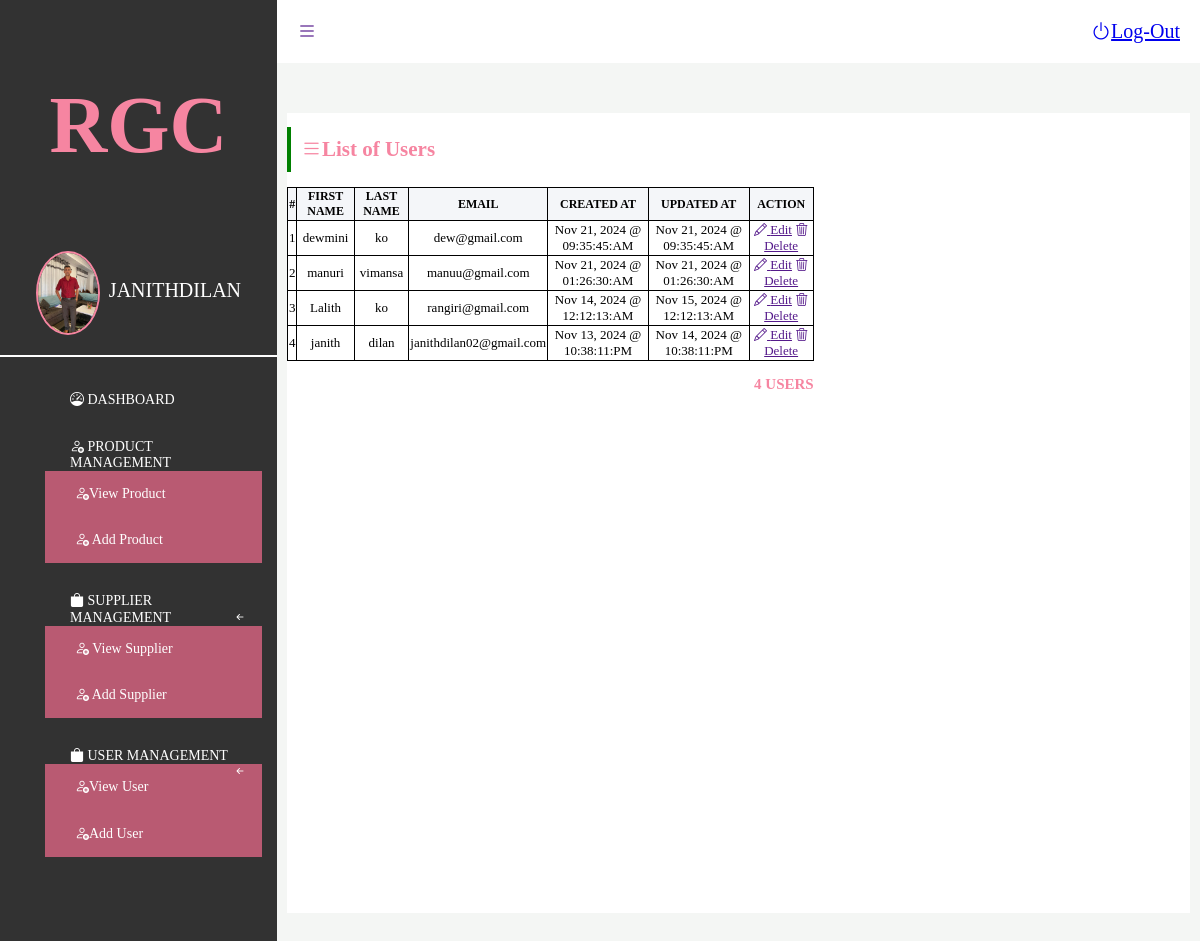
Page /productView.php (signed in) on the committed database.
### tables this page shows
CREATE TABLE `users` (
  `id` int(11) NOT NULL,
  `first_name` varchar(50) NOT NULL,
  `last_name` varchar(50) NOT NULL,
  `password` varchar(50) NOT NULL,
  `email` varchar(50) NOT NULL,
  `created_at` datetime NOT NULL,
  `updated_at` datetime NOT NULL
);

### database/users-show.php (called while the page is built, shortened)
<?php
include('connection.php');
$stmt = $conn->prepare("SELECT * FROM users ORDER BY created_at DESC");
$stmt->execute();
return $stmt->fetchAll();

### productView.php (the view, shortened to what this page needs)
<?php
$user=$_SESSION['user'];
$users = include('database/users-show.php');
?>
<!DOCTYPE html>
<html>
    <head>
        <link rel="stylesheet" type="text/css" href="css/login.css?v=1.0">
        <link rel="stylesheet" type="text/css" href="css/login2.css?v=<?= time();?>">
        <link rel="stylesheet" type="text/css" href="css/usertable.css?v=1.0">
        <link rel="stylesheet" href="https://cdnjs.cloudflare.com/ajax/libs/bootstrap-icons/1.10.5/font/bootstrap-icons.min.css">
        <link rel="stylesheet" href="https://cdnjs.cloudflare.com/ajax/libs/bootstrap3-dialog/1.35.4/css/bootstrap-dialog.min.css" />
    </head>
    <body>
    <div id="dashboardMainContainer">
        <?php include('partials/app-sidebar.php')?>
        <div class="dashboard_content_container" id="dashboard_content_container">
        <?php include('partials/app-topnav.php')?>
            <div class="dashboard_content">
                <div class="dashboard_content_main">
                <div class="row">
                    <div class="column column-7">
                    <h1 class="section_header"><i class="bi bi-list"></i>List of Users</h1>
                    <div class="section_content">
                        <div class="users">
                            <table>
                                <thead>
                                    <tr>
                                        <th>#</th>
                                        <th>First Name</th>
                                        <th>Last Name</th>
                                        <th>Email</th>
                                        <th>Created At</th>
                                        <th>Updated At</th>
                                        <th>Action</th>
                                    </tr>
                                </thead>
                                <tbody>
                                    <?php
                                    foreach($users as $index => $user){?>
                                     <tr>
                                        <td><?=$index + 1 ?></td>
                                        <td class="firstName"><?=$user['first_name']?></td>
                                        <td class="lastName"><?=$user['last_name']?></td>
                                        <td class="email"><?=$user['email']?></td>
                                        <td><?= date('M d, Y @ h:i:s:A',strtotime($user['created_at']))?></td>
                                        <td><?= date('M d, Y @ h:i:s:A',strtotime($user['updated_at']))?></td>
                                        <td>
                                            <a href="" class="updateUser" ><i class="bi bi-pencil"></i> Edit</a>
                                            <a href="" class="deleteUser" data-userid="<?=$user['id'] ?>" data-fname="<?=$user['first_name'] ?>" data-lname="<?=$user['last_name'] ?>" ><i class="bi bi-trash3"></i> Delete</a>
                                        </td>
                                     </tr>
                                    <?php } ?>
                                </tbody>
                            </table>
                            <p class="userCount"><?= count($users) ?> Users</p>
                        </div>
                    </div>
                    </div>
                </div>
            </div>
            </div>
        </div>
    </div>
    </body>
</html>

### partials/app-sidebar.php (shortened to what this page needs)
<link rel = "stylesheet" href= "css/sidebar.css">
<div class="dashboard_sidebar" id="dashboard_sidebar">
            <h3 class="dashboard_logo" id="dashboard_logo">RGC</h3>
            <div class="dashboard_sidebar_user">
                <img src="images/whats22.png" alt="user image" id="userimage" />
                <span><?= $user['first_name'].''.$user['last_name'] ?></span>
            </div>
    <div class="dashboard_sidebar_menu">
            <ul class="dashboard_menu_lists">
                <li>
                        <a href="./dashboard.php"><i class="bi bi-speedometer"></i><span class="menuText">  Dashboard</span> </a>
                    </li>
                    <li>
                        <a href="#x"><i class="bi bi-person-add"></i> <span class="menuText"> Product Management</span></a>
                        <ul class = "subMenus">
                            <li>
                                <a class = "subMenuLink" href="./productView.php"><i class = "bi bi-person-add"></i><span class ="menuText">View Product</span></a>
                            </li>
                            <li>
                                <a class = "subMenuLink" href ="./productAdd.php"><i class = "bi bi-person-add"></i><span class ="menuText"> Add Product</span></a>
                            </li>
                        </ul>
                    </li>
                    <li>
                        <a href="#"><i class="bi bi-bag-fill"></i> <span class="menuText"> Supplier Management</span><i class="bi bi-arrow-left-short up"></i></a>
                        <ul class = "subMenus">
                            <li>
                                <a class = "subMenuLink" href="./viewSupplier.php"><i class="bi bi-person-add"></i><span class="menuText"> View Supplier</span></a>
                            </li>
                            <li>
                                <a class = "subMenuLink" href="./addSupplier.php"> <i class = "bi bi-person-add"></i> <span class = "menuText"> Add Supplier</span></a>
                            </li>
                        </ul>
                    </li>
                    <li>
                        <a href ="#"><i class = "bi bi-bag-fill"></i> <span class = "menuText">User Management</span><i class = "bi bi-arrow-left-short up"></i></a>
                        <ul class = "subMenus">
                            <li>
                                <a class = "subMenuLink" href="./viewUser.php"><i class = "bi bi-person-add"></i><span class = "menuText">View User</span></a>
                            </li>
                            <li>
                                <a class = "subMenuLink" href="./addUser.php"><i class = "bi bi-person-add"></i><span class = "menuText">Add User</span></a>
                            </li>
                        </ul>
                    </li>
            </ul>
    </div>
</div>

### partials/app-topnav.php
<div class="dashboard_topnav">
        <a href=""id="toggleBtn"><i class="bi bi-list menuicons"></i></a>
        <a href="database/logout.php"id="logoutBtn"><i class="bi bi-power menuicons"></i>Log-Out</a>
</div>

### css/login.css (style rules this page uses)
body { background: url('../images/pexels-scottwebb-1029604.jpg') no-repeat center center fixed; background-size: cover; margin: 0; padding: 0; }
#dashboardMainContainer { display: flex; flex-direction: row; }
div.dashboard_sidebar { width: 30%; background: #323232; height: 150vh; }
div.dashboard_content_container { width: 100%; background: #f4f6f4; }
h3.dashboard_logo { color: #f685a1; font-size: 80px; text-align: center; }
div.dashboard_sidebar_user { text-align: center; position: relative; padding-bottom: 20px; border-bottom: 2px solid #fff; }
div.dashboard_sidebar_user img { width: 60px; display: inline-block; border-radius: 50%; border: 2px solid #f685a1; margin-right: 5px; vertical-align: middle; }
div.dashboard_sidebar_user span { font-size: 20px; top:20% ; text-transform: uppercase; color: #fff; display: inline-block; }
div.dashboard_topnav { background: #fff; padding: 20px; }
div.dashboard_topnav { color: #848383; font-size: 20px; text-decoration: none; }
a#logoutBtn { float: right; }
div.dashboard_content { padding: 50px 10px 10px 10px; }
div.dashboard_content_main { background: #fff; min-height: 800px; height: 100%; }

### css/login2.css (style rules this page uses)
div.row { display: flex; flex-direction: row; flex-wrap: wrap; width: 100%; }
div.column { width: 100%; }
div.column-7 { width: 58.33%; }
h1.section_header { font-size: 21px; color: #f685a1; border-bottom: 11px; padding-bottom: 11px; padding: 10px; border-left: 4px solid green; margin-bottom: 10px; }

### css/usertable.css (style rules this page uses)
h1.section_header { margin-bottom: 15px; }
table, th, td { border: 1px solid black; border-collapse: collapse; font-size: 15px; }
table { width: 100%; }
table th { font-size: 12px; text-transform: uppercase; text-align: center; background: #f4f6f9; }
table td { font-size: 13px; text-align: center; }
p.userCount { text-align: right; font-size: 15px; font-weight: bold; text-transform: uppercase; color: #f685a1; }

### css/sidebar.css (style rules this page uses)
.dashboard_sidebar_menu ul { list-style: none; }
ul.dashboard_menu_lists { margin-top: 20px; font-size: 14px; }
ul.dashboard_menu_lists li { padding-top: 15px; padding: 15px 15px; text-transform: uppercase; }
.subMenus { background-color: #b95a72; text-transform: none; padding-left: 0px; margin-left: -10px; }
ul.dashboard_menu_lists li a { text-decoration: none; color: #fff; display: block; font-size:14px; padding: 0px 15px; }
ul.dashboard_menu_lists li i { size: 10px; }
a.subMenuLink { text-transform: none; }
.up { margin-left: 10px; float: right; }

### rows in the picture
users: first_name "JANITH", last_name "DILAN", first_name "janith", last_name "dilan", email "janithdilan02@gmail.com", created_at "Nov 13, 2024 @ 10:38:11:PM", updated_at "Nov 14, 2024 @ 10:38:11:PM"
users: first_name "dewmini", last_name "ko", email "dew@gmail.com", created_at "Nov 21, 2024 @ 09:35:45:AM", updated_at "Nov 21, 2024 @ 09:35:45:AM"
users: first_name "manuri", last_name "vimansa", email "manuu@gmail.com", created_at "Nov 21, 2024 @ 01:26:30:AM", updated_at "Nov 21, 2024 @ 01:26:30:AM"
users: first_name "Lalith", last_name "ko", email "rangiri@gmail.com", created_at "Nov 14, 2024 @ 12:12:13:AM", updated_at "Nov 15, 2024 @ 12:12:13:AM"

### other values in the picture
count($users) "4"
